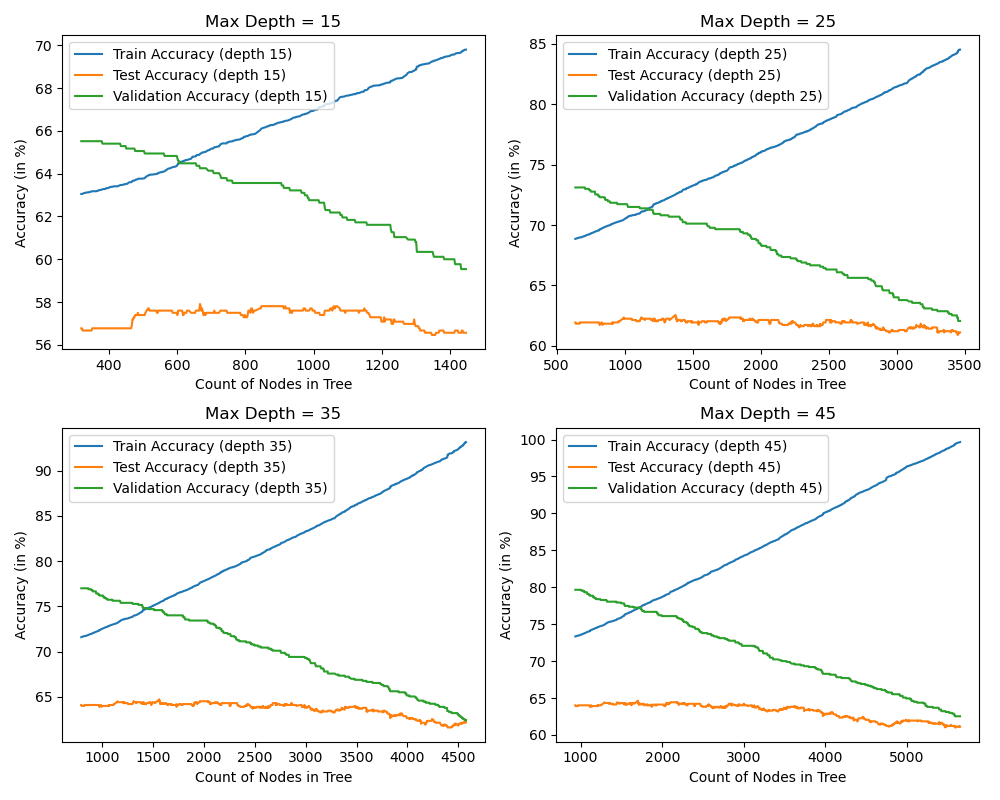

Source code (Python):
from sklearn.preprocessing import OneHotEncoder
from pandas import read_csv, DataFrame, concat
import numpy as np
import matplotlib.pyplot as plt
one_hot_encoder = None

def get_np_array(file_name):
    global one_hot_encoder
    data = read_csv(file_name)
    
    need_one_hot_encoding = ['team', 'host', 'opp', 'month', 'day_match']
    
    if one_hot_encoder is None:
        one_hot_encoder = OneHotEncoder(sparse_output=False, drop='first')
        one_hot_encoder.fit(data[need_one_hot_encoding])
    
    one_hot_encoded_data = one_hot_encoder.transform(data[need_one_hot_encoding])
    
    one_hot_feature_names = one_hot_encoder.get_feature_names_out(input_features=need_one_hot_encoding)
    data_1 = DataFrame(one_hot_encoded_data, columns=one_hot_feature_names)
    
    # Merge the two dataframes
    dont_need_one_hot_encoding = ["year", "toss", "bat_first", "format", "fow", "score", "rpo", "result"]
    data_2 = data[dont_need_one_hot_encoding]
    final_data = concat([data_1, data_2], axis=1)
    
    X = final_data.iloc[:, :-1]
    y = final_data.iloc[:, -1:]
    # print(X.shape)
    
    return X.to_numpy(), y.to_numpy()


class DecisionTree:
  
  # pass this to each node
  def __init__(self, max_depth: int):
    self.max_depth = max_depth
    self.tree = None
    self.plot_data = []
  
  # Recursive code to fit the training examples
  def fit(self, X, y, types):
    if (self.max_depth == 0):
      self.tree = int(np.round(np.mean(y)))
    else:
      best_feature, best_value, is_continuous = self.find_best_split(X, y, types)
      
      if best_feature is None:
        self.tree = int(np.round(np.mean(y)))
      else:
        Xs, ys = self.split_data_cont(X, y, best_feature, best_value) if is_continuous else self.split_data_cat(X, y, best_feature, best_value)
        self.tree = {
            "feature": best_feature,
            "value": best_value,
            "is_continuous": is_continuous,
            "children": [
              DecisionTree(self.max_depth - 1) for _ in range(len(Xs))
            ],
            "leaf_value": int(np.round(np.mean(y)))
        }
        for i in range(len(Xs)):
          self.tree["children"][i].fit(Xs[i], ys[i], types)
  
  def find_best_split(self, X, y, types):
    best_feature = None
    best_value = None
    best_score = 0
    is_continuous = None
    H_S = self.entropy(y)
    
    for feature in range(X.shape[1]):
      if (types[feature] == 'cat'):
        # split the data in to categories based on the features aaaaa
        value = np.unique(X[:, feature])
        _, ys = self.split_data_cat(X, y, feature, value)
        ig = self.information_gain(ys, H_S)
        if (ig > best_score):
          best_feature = feature
          best_value = np.unique(X[:, feature])
          best_score = ig
          is_continuous = False
        
      else:
        # find median here
        value = np.median(X[:, feature])
        _, ys = self.split_data_cont(X, y, feature, value)
        ig = self.information_gain(ys, H_S)
        if (ig > best_score):
          best_feature = feature
          best_score = ig
          best_value = value
          is_continuous = True
      
    return best_feature, best_value, is_continuous
  
  def information_gain(self, ys, H_S):
    lens = [len(y) for y in ys]
    denominator = np.sum(lens)
    lens /= denominator
    C_S = 0
    for i, y in enumerate(ys):
      C_S += (lens[i]) * self.entropy(y)
    return H_S - C_S

  def entropy(self, y):
    if (len(y) == 0):
      return 0
    p = np.mean(y)
    if p == 0 or p == 1:
      return 0
    return -p * np.log10(p) - (1 - p) * np.log10(1 - p)
  
  def split_data_cat(self, X, y, feature, categories):
    Xs, ys = [], []
    for category in categories:
      mask = X[:, feature] == category
      Xs.append(X[mask])
      ys.append(y[mask])
    
    # print("X: ", Xs)
    # print()
    # print()
    # return np.array(Xs), np.array(ys)
    return Xs, ys
  
  def split_data_cont(self, X, y, feature, value):
    mask = X[:, feature] <= value
    # Xs = np.array([X[mask], X[~mask]])
    # ys = np.array([y[mask], y[~mask]])
    Xs = [X[mask], X[~mask]]
    ys = [y[mask], y[~mask]]
    return Xs, ys
  
  def predict(self, X):
    if isinstance(self.tree, int):
      return self.tree
    else:
      feature = self.tree["feature"]
      value = self.tree["value"]
      if self.tree["is_continuous"]:
        if (X[feature] <= value):
          return self.tree["children"][0].predict(X)
        else:
          return self.tree["children"][1].predict(X)
        
      else:
        if X[feature] in value:
          for i, v in enumerate(value):
            if (v == X[feature]):
              return self.tree["children"][i].predict(X) 
        else:
          return self.tree["leaf_value"]
      
  def prune_tree(self, X_train, y_train, X_test, y_test, X_val, y_val, root):
    if (isinstance(self.tree, int)):
      return 
    
    for cnode in self.tree["children"]:
      cnode.prune_tree(X_train, y_train, X_test, y_test, X_val, y_val, root)
    
    store = self.tree
    previous_accuracy = root.test(X_val, y_val)
    self.tree = self.tree["leaf_value"]
    new_accuracy = root.test(X_val, y_val)
    
    if (new_accuracy < previous_accuracy):
      self.tree = store
    else:
      # calculate node count and accuracy for plot :)
      cnt = root.dfs()
      train_accuracy = root.test(X_train, y_train)
      test_accuracy = root.test(X_test, y_test)
      root.plot_data.append((cnt, new_accuracy, test_accuracy, train_accuracy))
  
  def test(self, X_test, y_test):
    test_correct = 0;
    for i in range(X_test.shape[0]):
      test_correct += (self.predict(X_test[i]) == y_test[i])
    # print(f"Test Accuracy: {test_correct / X_test.shape[0] * 100}%")
    return test_correct / X_test.shape[0] * 100
  
  def dfs(self):
    if (isinstance(self.tree, int)):
      return 1
    
    ccnt = 1
    for cnode in self.tree["children"]:
      ccnt += cnode.dfs()
      
    return ccnt
  

if __name__ == '__main__':
  X_train,y_train = get_np_array('train.csv')
  y_train = np.array([y[0] for y in y_train])
  
  X_test, y_test = get_np_array("test.csv")
  y_test = np.array([y[0] for y in y_test])
  
  X_val, y_val = get_np_array("val.csv")
  y_val = np.array([y[0] for y in y_val])
   
  types = ["cat" for _ in range(X_test.shape[1] - 7)] + ["cont","cat","cat","cat" ,"cont","cont" ,"cont" ]
  # max_depth = 15
  # tree = DecisionTree(max_depth = max_depth)
  # tree.fit(X_train,y_train,types)
  # # train_correct = 0;
  # # for i in range(X_train.shape[0]):
  # #   train_correct += (tree.predict(X_train[i]) == y_train[i])
  # # print(f"Train Accuracy: {train_correct / X_train.shape[0] * 100}%")
  
  # # test_correct = 0;
  # # for i in range(X_test.shape[0]):
  # #   test_correct += (tree.predict(X_test[i]) == y_test[i])
  # # print(f"Test Accuracy: {test_correct / X_test.shape[0] * 100}%")
  # print("Before Pruning: ", tree.test(X_test, y_test))
  # tree.prune_tree(X_train, y_train, X_test, y_test, X_val, y_val, tree)
  # print("Post Pruning: ", tree.test(X_test, y_test))
  
  # xplot = [data[0] for data in tree.plot_data]
  # validation_plot = [data[1] for data in tree.plot_data]
  # test_plot = [data[2] for data in tree.plot_data]
  # train_plot = [data[3] for data in tree.plot_data]
  
  # plt.plot(xplot, train_plot, label='Train Accuracy')
  # plt.plot(xplot, test_plot, label='Test Accuracy')
  # plt.plot(xplot, validation_plot, label='Validation Accuracy')
  
  # plt.xlabel("Count of Nodes in Tree")
  # plt.ylabel("Accuracy (in %)")
  # plt.title('Pruned Decision Trees')
  # plt.legend()
  # plt.savefig('c.png')
  # plt.show()
  
  fig, axs = plt.subplots(2, 2, figsize=(10, 8))

  for i, max_depth in enumerate([15, 25, 35, 45]):
    row = i // 2
    col = i % 2

    tree = DecisionTree(max_depth=max_depth)
    tree.fit(X_train, y_train, types)

    print("Before Pruning for max_depth =", max_depth, ": ", tree.test(X_test, y_test))
    tree.prune_tree(X_train, y_train, X_test, y_test, X_val, y_val, tree)
    print("Post Pruning for max_depth =", max_depth, ": ", tree.test(X_test, y_test))

    xplot = [data[0] for data in tree.plot_data]
    validation_plot = [data[1] for data in tree.plot_data]
    test_plot = [data[2] for data in tree.plot_data]
    train_plot = [data[3] for data in tree.plot_data]

    axs[row, col].plot(xplot, train_plot, label=f'Train Accuracy (depth {max_depth})')
    axs[row, col].plot(xplot, test_plot, label=f'Test Accuracy (depth {max_depth})')
    axs[row, col].plot(xplot, validation_plot, label=f'Validation Accuracy (depth {max_depth})')
    axs[row, col].set_title(f'Max Depth = {max_depth}')
    axs[row, col].set_xlabel("Count of Nodes in Tree")
    axs[row, col].set_ylabel("Accuracy (in %)")
    axs[row, col].legend()

  plt.tight_layout()
  plt.savefig('c.png')
  plt.show()
    
